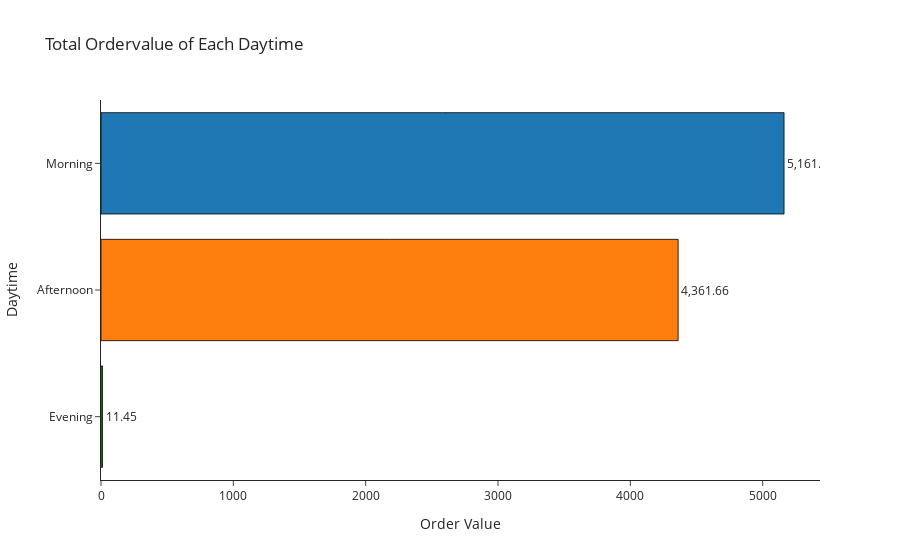

Source (notebook cell):
### Code cell
fig = px.bar(df.groupby('day_time')['order_value'].sum().reset_index().iloc[[2, 0, 1]],
       y='day_time', x='order_value',color='day_time', text_auto=True,
       title="Total Ordervalue of Each Daytime",
       labels={'order_value':'Order Value', 'day_time':'Daytime'}, template='simple_white')
fig.update_traces(marker_line_color = 'black', marker_line_width = 0.8, showlegend=False, textposition='outside')
fig.show()

### Figure 1 — Plotly figure (JSON) as saved in the notebook; plotly's stock layout.template omitted (floating-point values rounded to 4 significant figures)
{"data": [{"alignmentgroup": "True", "hovertemplate": "Daytime=%{y}<br>Order Value=%{x}<extra></extra>", "legendgroup": "Morning", "marker": {"color": "#1F77B4", "line": {"color": "black", "width": 0.8}, "pattern": {"shape": ""}}, "name": "Morning", "offsetgroup": "Morning", "orientation": "h", "showlegend": false, "textposition": "outside", "texttemplate": "%{x}", "type": "bar", "x": [5162.0], "xaxis": "x", "y": ["Morning"], "yaxis": "y"}, {"alignmentgroup": "True", "hovertemplate": "Daytime=%{y}<br>Order Value=%{x}<extra></extra>", "legendgroup": "Afternoon", "marker": {"color": "#FF7F0E", "line": {"color": "black", "width": 0.8}, "pattern": {"shape": ""}}, "name": "Afternoon", "offsetgroup": "Afternoon", "orientation": "h", "showlegend": false, "textposition": "outside", "texttemplate": "%{x}", "type": "bar", "x": [4362.0], "xaxis": "x", "y": ["Afternoon"], "yaxis": "y"}, {"alignmentgroup": "True", "hovertemplate": "Daytime=%{y}<br>Order Value=%{x}<extra></extra>", "legendgroup": "Evening", "marker": {"color": "#2CA02C", "line": {"color": "black", "width": 0.8}, "pattern": {"shape": ""}}, "name": "Evening", "offsetgroup": "Evening", "orientation": "h", "showlegend": false, "textposition": "outside", "texttemplate": "%{x}", "type": "bar", "x": [11.45], "xaxis": "x", "y": ["Evening"], "yaxis": "y"}], "layout": {"barmode": "relative", "legend": {"title": {"text": "Daytime"}, "tracegroupgap": 0}, "title": {"text": "Total Ordervalue of Each Daytime"}, "xaxis": {"anchor": "y", "domain": [0, 1], "title": {"text": "Order Value"}}, "yaxis": {"anchor": "x", "categoryarray": ["Evening", "Afternoon", "Morning"], "categoryorder": "array", "domain": [0, 1], "title": {"text": "Daytime"}}}}
